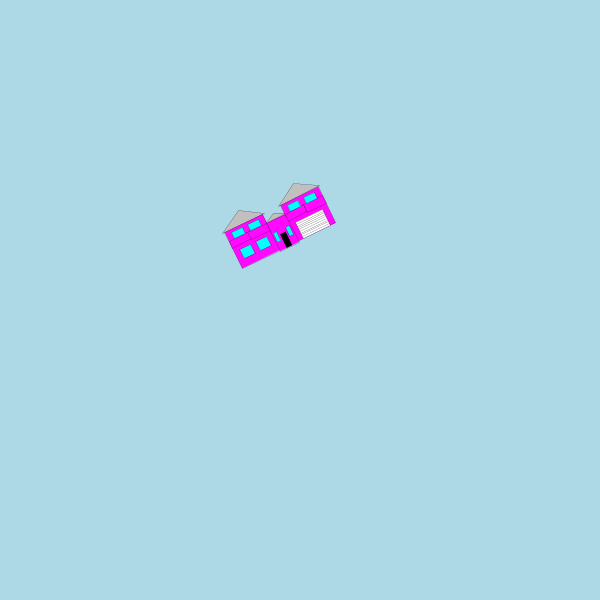
Frame 1 (no input)
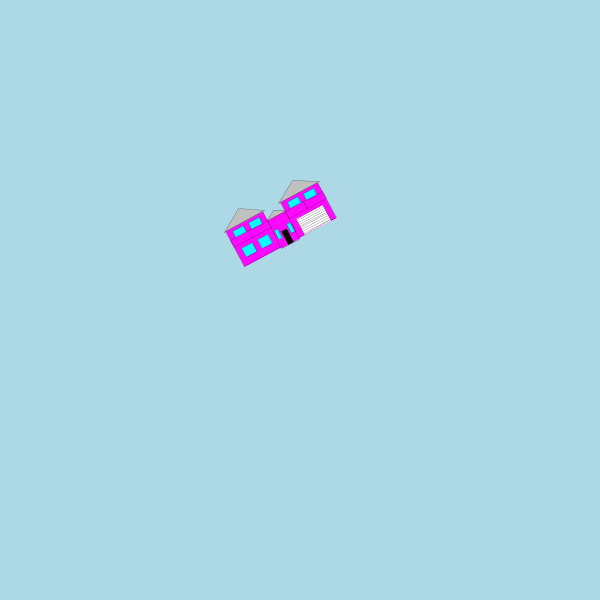
Frame 60 (the mouse pressed at the canvas centre just before this capture)
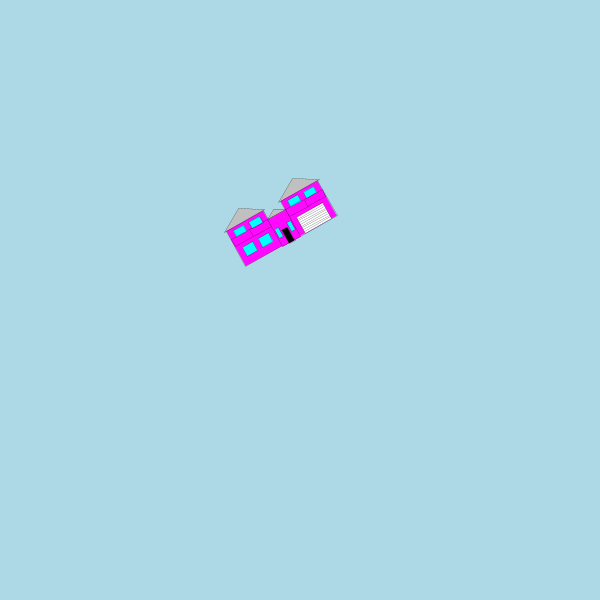
Frame 120 (the mouse held since frame 60 and released just before this capture)

The Processing sketch that drew these frames (run headless with seeded random() and noise(); from frame 60 on, the mouse is pressed at the canvas centre):

// Processing sketch: sketch_171009b
// ── sketch_171009b.pde
void setup() {
  size(600, 600);
  noStroke();
}
void draw() {
  background(173, 216, 230); 
  pushMatrix();
  translate(width/3,height/3);
  scale(.2);
  rotate(radians(-second()));
  fill(192, 192, 192);
  stroke(0);
  triangle(30, 200, 150, 130, 260, 200); 
  triangle(340, 200, 455, 130, 570, 200);
  triangle(245, 250, 300, 220, 355, 250);

  fill(255, 10, 255);
  stroke(0);
  rect(40, 200, 210, 200); 
  rect(350, 200, 210, 200); 
  rect(248, 250, 104, 155);


  fill(0);
  rect(285, 330, 30, 75);

  fill(255, 10, 255);
  rect(40, 250, 144, 40);
  rect(144, 250, 104, 40);
  rect(352, 250, 104, 40);
  rect(456, 250, 104, 40);

  fill(0, 255, 255);
  rect(70, 215, 60, 35);
  rect(160, 215, 60, 35);
  rect(380, 215, 60, 35);
  rect(470, 215, 60, 35);
  rect(70, 310, 60, 50);
  rect(160, 310, 60, 50);
  rect(255, 310, 20, 50);
  rect(325, 310, 20, 50);


  fill(255);
  rect(380, 310, 150, 90);
  line(380, 320, 530, 320);
  line(380, 330, 530, 330);
  line(380, 340, 530, 340);
  line(380, 350, 530, 350);
  line(380, 360, 530, 360);
  line(380, 370, 530, 370);
  line(380, 380, 530, 380);
  line(380, 390, 530, 390);
  popMatrix();
}
